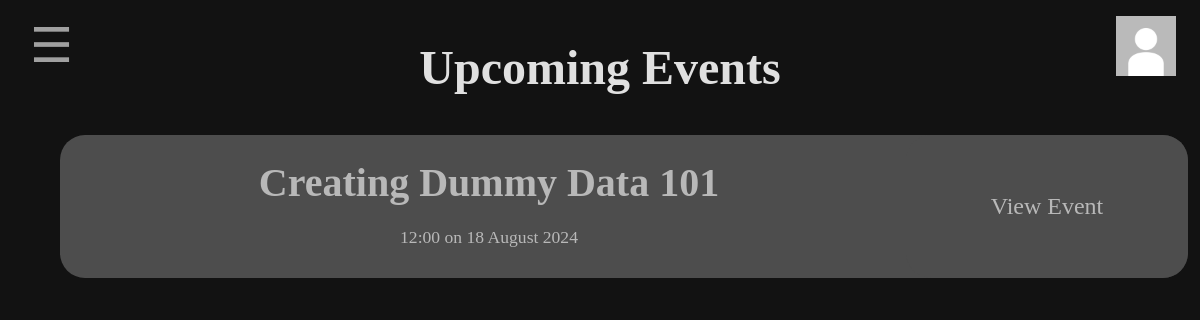
Page /allEvents on the committed database.
### db_schema.py (models this page shows, shortened)
class Event(db.Model):
    __tablename__ = 'events'
    id = db.Column(db.Integer, primary_key=True)
    name = db.Column(db.Text()) #Event name
    start = db.Column(db.DateTime) #Start date and time
    duration = db.Column(db.Time) #Duration
    capacity = db.Column(db.Integer) #Capacity
    active = db.Column(db.PickleType) #Whether the event is still happening (not cancelled)
    warning = db.Column(db.Boolean) #Whether the event is near capacity
    full = db.Column(db.Boolean) #Whether the event is full
    attendees = db.Column(db.PickleType) #List of users attending the event
    def getFormattedDate(self):
        return str(self.start.hour) + ":" + str(self.start.strftime("%M")) + " on " + str(self.start.day) + " " + self.start.strftime("%B") + " " + str(self.start.year)

### eventbyte.py (the view)
@app.route('/allEvents', methods=['GET', 'POST'])
def allEvents():
    past = request.args.get('past') or False
    if past:
        events = getPastEvents()
    else:
        events = getUpcomingEvents()
    if current_user.is_authenticated:
        userId = current_user.id
        pfp = getPfpPath(current_user)
    else:
        userId = -1
        pfp = "/static/images/defaultpfp.jpeg"
    if len(events)>0:
        events.sort(reverse=True, key=(lambda event: event.start))
    return render_template("allEvents.html", loggedIn = current_user.is_authenticated, isSuperUser = (userId == 1), events = events, past = past, pfp=pfp)

### db_schema.py (called while the page is built)
def getUpcomingEvents():
    upcoming=[]
    events = Event.query.all()
    for event in events:
        if event.start >= datetime.now():
            upcoming.append(event)
    return upcoming

### templates/allEvents.html (shortened to what this page needs)
<!DOCTYPE html>
<html lang="en">
    <head>
        <link rel="stylesheet" href="/static/css/layout.css" type="text/css">
    </head>
    <body>
        <div class="contentWrapper">
            <button class="openMenu" type="button" id="openMenu" onclick="openMenu();">&#9776;</button>
            <img class="pfp" alt="Profile Picture" src="{{ pfp }}" name="profilePicture" id="profilePicture">
            {% if past %}
            <h2>Past Events</h2>
            {% else %}
            <h2>Upcoming Events</h2>
            {% endif %}
            <div class="eventList">
                {% for event in events %}
                    <div class="eventListItem" {% if event.active == False %}style="background-color: #333333;" {% endif %}>
                        <h3>{{ event.name }}</h3>
                        <p>{{ event.getFormattedDate() }}</p>
                        <a href="/event?event={{ event.name }}">
                            <button type="submit" class="viewEvent">View Event</button>
                        </a>
                    </div>
                {% else %}
                <div class="eventListItem">
                    <h3 class="noEvents">There are no {% if past %} past {% else %} upcoming {% endif %} events.</h3>
                </div>
                {% endfor %}
            </div>
        </div>
    </body>
</html>

### static/css/layout.css (style rules this page uses)
body { margin:0; padding:0; background-color: #121212; }
h2 { font-family: "EB Garamond", serif; text-align: center; color: #FFFFFF; opacity: 87%; font-size: 300%; }
h3 { font-family: "EB Garamond", serif; text-align: center; color: #FFFFFF; opacity: 87%; font-size: 200%; }
.eventListItem h3 { color: #FFFFFF; opacity: 60%; font-size: 250%; margin-top: 0; position: relative; text-align: center; width: 75%; margin-bottom: 2%; }
p { font-family: "EB Garamond", serif; color: #FFFFFF; opacity: 60%; margin-bottom: 0.5%; }
.eventListItem p { margin-top: 0; color: #FFFFFF; opacity: 60%; position: relative; text-align: center; width: 75%; font-size: 110%; }
a { font-weight: bold; color: #087cc4; }
button { cursor: pointer; }
button.openMenu { font-size: 300%; color: #FFFFFF; opacity: 60%; position: absolute; top: 2%; left: 2%; background-color: #121212; border: none; z-index: 1; }
button.viewEvent { height: 100%; width: 25%; position: absolute; right: 0; top: 0; background-color: #4D4D4D; text-align: center; border: none; border-radius: 25px; color: #FFFFFF; opacity: 60%; font-size: 150%; font-family: "EB Garamond", serif; }
img.pfp { z-index: 1; position: fixed; top: 2%; right: 2%; width: 5%; }
.contentWrapper { width: 100%; height: fit-content; }
.eventListItem { position: relative; display: block; width: 90%; margin-left: 5%; background-color: #4D4D4D; transition: 0.5s; border-radius: 25px; padding: 2%; margin-top: 2%; }

### rows in the picture
Event: name "Creating Dummy Data 101", getFormattedDate "12:00 on 18 August 2024"
